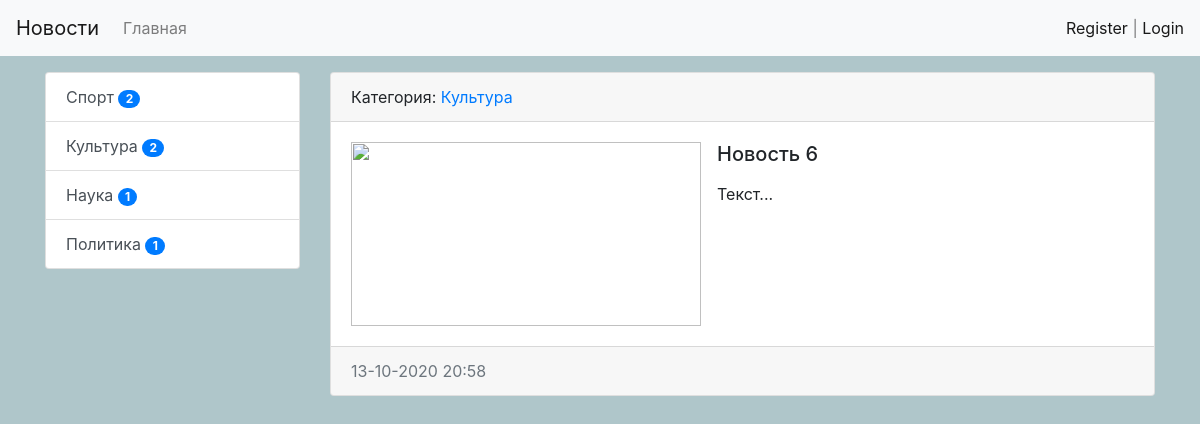
The page /news/5/ on the database as committed earlier.
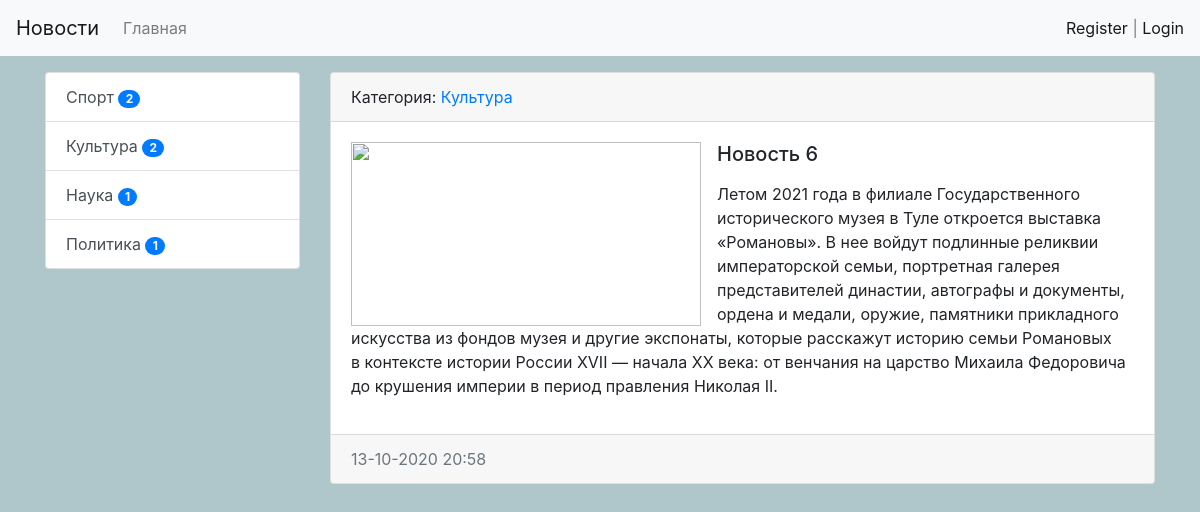
The same page on the database as committed later.
### news/models.py (models this page shows, shortened)
class Category(models.Model):
    title = models.CharField(max_length=150, db_index=True, verbose_name='Наименование категории')
    def get_absolute_url(self):
        return reverse('category', kwargs={'category_id': self.pk})
    def __str__(self):
        return self.title
    class Meta:
        verbose_name = 'Категория'
        verbose_name_plural = 'Категории'
        ordering = ['title']

class News(models.Model):
    title = models.CharField(max_length=150, verbose_name='Наименование')
    content = models.TextField(blank=True, verbose_name='Контент')
    created_at = models.DateTimeField(auto_now_add=True, verbose_name='Дата публикации')
    updated_at = models.DateTimeField(auto_now=True, verbose_name='Обновлено')
    photo = models.ImageField(upload_to='photos/%Y/%m/%d', verbose_name='Фото', blank='True')
    is_published = models.BooleanField(default=True, verbose_name='Опубликовано')
    category = models.ForeignKey('Category', on_delete=models.PROTECT, verbose_name='Категория')
    views = models.IntegerField(default=0)
    class Meta:
        verbose_name = 'Новость'
        verbose_name_plural = 'Новости'
        ordering = ['-created_at', 'title']

### news/views.py (the view)
# urls.py: path('news/<int:pk>/', ViewNews.as_view(), name='view_news'),
class ViewNews(DetailView):
    model = News
    context_object_name = 'news_item'

### news/templatetags/news_tags.py (called while the page is built)
@register.inclusion_tag('news/list_categories.html')
def show_categories(arg1='Hello', arg2='world'):
    categories = Category.objects.annotate(cnt=Count('news', filter=F('news__is_published'))).filter(cnt__gt=0)
    return {"categories": categories, "arg1": arg1, "arg2": arg2}

### news/templates/news/news_detail.html (shortened to what this page needs)
{% extends 'base.html' %}
{% block sidebar %}
{% include 'inc/_sidebar.html' %}
{% endblock %}
{% block content %}
<div class="card mb-3">
    <div class="card-header">
        Категория: <a href="{{ news_item.category.get_absolute_url }}">{{ news_item.category }}</a>
    </div>
    <div class="card-body">
            <img src="{{ item.photo.url }}" alt="" width="350" height="184" class="float-left mr-3">
                <h5 class="card-title">{{ news_item.title}}</h5>
                <p class="card-text">{{ news_item.content|safe|linebreaks }}</p>
    </div>
    <div class="card-footer text-muted">
        {{ news_item.created_at|date:"d-m-Y H:i" }}
    </div>
</div>
{% endblock %}

### templates/base.html (shortened to what this page needs)
{% load static %}
<!doctype html>
<html lang="en">
<head>
    <link rel="stylesheet" href= "{% static 'bootstrap/css/bootstrap.min.css' %}">
    <link rel="stylesheet" href= "{% static 'css/style1.css' %}">
</head>
<body>
{% include 'inc/_nav.html' %}
<div class="container mt-3">
    <div class="row">
        <div class="col-md-3">
           {% block sidebar %}SIDEBAR{% endblock %}
        </div>
        <div class="col-md-9">
            {% block content %}CONTENT{% endblock %}
        </div>
    </div>
</div>
</body>
</html>

### templates/inc/_nav.html (shortened to what this page needs)
<nav class="navbar navbar-expand-lg navbar-light bg-light">
  <a class="navbar-brand" href="{% url 'home' %}">Новости</a>
  <div class="collapse navbar-collapse" id="navbarSupportedContent">
    <ul class="navbar-nav mr-auto">
        <li class="nav-item"><a class="nav-link" href="{% url 'home' %}">Главная</a></li>
    </ul>
      <span class="navbar-text">
          {% if request.user.is_authenticated %}
          Добро пожаловать, {{ user.username }} | <a href="{% url 'logout' %}">Выход</a>
          {% else %}
          <a href="{% url 'register' %}">Register</a> | <a href="{% url 'login' %}">Login</a>
          {% endif %}
      </span>
  </div>
</nav>

### templates/inc/_sidebar.html (shortened to what this page needs)
{% load news_tags %}
{% show_categories %}

### news/templates/news/list_categories.html
<div class="list-group">
    {% for item in categories %}
    <a href="{{ item.get_absolute_url }} " class="list-group-item list-group-item-action"> {{ item.title }}     <span class="badge badge-primary badge-pill">{{ item.cnt }}</span>
    </a>
    {% endfor %}
</div>

### mysite/static/css/style1.css (style rules this page uses)
body { background-color: #afc6ca; }

Rows that differ between the two databases and show on the page:
changed News "Новость 6": content "Текст..." → "Летом 2021 года в филиале Государственного исторического музея в Туле откроется выставка «Романовы». В нее войдут подлинные реликвии императорской семьи, портретная галерея представителей династии, автографы и документы, ордена и медали, оружие, памятники прикладного искусства из фондов музея и другие экспонаты, которые расскажут историю семьи Романовых в контексте истории России XVII — начала XX века: от венчания на царство Михаила Федоровича до крушения империи в период правления Николая II."
